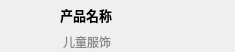
<?xml version="1.0" encoding="UTF-8"?>
<ui version="4.0">
 <class>KingItemWidget</class>
 <widget class="QWidget" name="KingItemWidget">
  <property name="geometry">
   <rect>
    <x>0</x>
    <y>0</y>
    <width>235</width>
    <height>52</height>
   </rect>
  </property>
  <property name="windowTitle">
   <string>Form</string>
  </property>
  <widget class="QLabel" name="itemImgLabel">
   <property name="geometry">
    <rect>
     <x>0</x>
     <y>0</y>
     <width>51</width>
     <height>51</height>
    </rect>
   </property>
   <property name="text">
    <string/>
   </property>
   <property name="pixmap">
    <pixmap resource="resource.qrc">:/new/prefix1/resource/test1.jpg</pixmap>
   </property>
   <property name="scaledContents">
    <bool>true</bool>
   </property>
   <property name="textInteractionFlags">
    <set>Qt::LinksAccessibleByMouse|Qt::TextSelectableByMouse</set>
   </property>
  </widget>
  <widget class="QLabel" name="itemTitleLabel">
   <property name="geometry">
    <rect>
     <x>60</x>
     <y>0</y>
     <width>171</width>
     <height>31</height>
    </rect>
   </property>
   <property name="font">
    <font>
     <pointsize>10</pointsize>
     <weight>75</weight>
     <bold>true</bold>
    </font>
   </property>
   <property name="text">
    <string>产品名称</string>
   </property>
   <property name="scaledContents">
    <bool>false</bool>
   </property>
   <property name="textInteractionFlags">
    <set>Qt::LinksAccessibleByMouse|Qt::TextSelectableByMouse</set>
   </property>
  </widget>
  <widget class="QLabel" name="itemDescLabel">
   <property name="geometry">
    <rect>
     <x>63</x>
     <y>32</y>
     <width>171</width>
     <height>20</height>
    </rect>
   </property>
   <property name="styleSheet">
    <string notr="true">color: rgb(135, 135, 135);</string>
   </property>
   <property name="text">
    <string>儿童服饰</string>
   </property>
   <property name="textInteractionFlags">
    <set>Qt::LinksAccessibleByMouse|Qt::TextSelectableByMouse</set>
   </property>
  </widget>
 </widget>
 <resources>
  <include location="resource.qrc"/>
 </resources>
 <connections/>
</ui>
